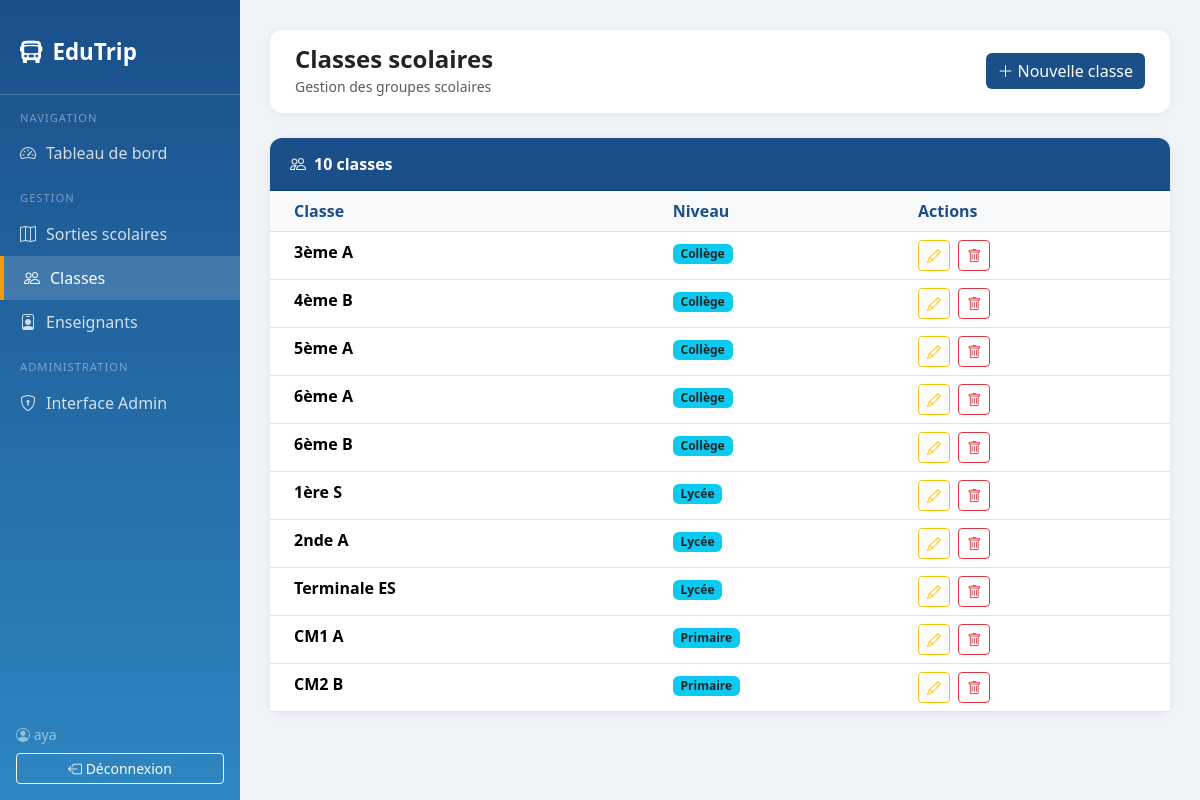
Screenshot of /classes/ (signed in) with the database file from the repository.
### sorties/models.py (models this page shows, shortened)
class Classe(models.Model):
    NIVEAUX = [
        ('Primaire', 'Primaire'),
        ('Collège', 'Collège'),
        ('Lycée', 'Lycée'),
    ]
    nom_classe = models.CharField(max_length=50, verbose_name="Nom de la classe")
    niveau = models.CharField(max_length=20, choices=NIVEAUX, verbose_name="Niveau")
    class Meta:
        verbose_name = "Classe"
        verbose_name_plural = "Classes"
        ordering = ['niveau', 'nom_classe']

### sorties/views.py (the view)
# urls.py: path('classes/', views.classe_liste, name='classe_liste'),
@login_required
def classe_liste(request):
    classes = Classe.objects.all()
    return render(request, 'sorties/classe_liste.html', {'classes': classes})

### sorties/templates/sorties/classe_liste.html (shortened to what this page needs)
{% extends 'sorties/base.html' %}
{% block page_titre %}Classes scolaires{% endblock %}
{% block page_sous_titre %}Gestion des groupes scolaires{% endblock %}
{% block topbar_action %}
<a href="{% url 'classe_creer' %}" class="btn btn-edu"><i class="bi bi-plus-lg me-1"></i>Nouvelle classe</a>
{% endblock %}
{% block content %}
<div class="card">
  <div class="card-header"><i class="bi bi-people me-2"></i>{{ classes.count }} classe{{ classes.count|pluralize }}</div>
  <div class="card-body p-0">
    {% if classes %}
    <table class="table table-hover mb-0">
      <thead><tr><th class="ps-4">Classe</th><th>Niveau</th><th>Actions</th></tr></thead>
      <tbody>
        {% for c in classes %}
        <tr>
          <td class="ps-4 fw-semibold">{{ c.nom_classe }}</td>
          <td><span class="badge bg-info text-dark">{{ c.niveau }}</span></td>
          <td>
            <a href="{% url 'classe_modifier' c.pk %}" class="btn btn-sm btn-outline-warning me-1"><i class="bi bi-pencil"></i></a>
            <a href="{% url 'classe_supprimer' c.pk %}" class="btn btn-sm btn-outline-danger"><i class="bi bi-trash"></i></a>
          </td>
        </tr>
        {% endfor %}
      </tbody>
    </table>
    {% else %}
    <div class="text-center text-muted py-5">
      <i class="bi bi-people" style="font-size:2.5rem;"></i>
      <p class="mt-3">Aucune classe enregistrée.</p>
      <a href="{% url 'classe_creer' %}" class="btn btn-edu">Ajouter une classe</a>
    </div>
    {% endif %}
  </div>
</div>
{% endblock %}

### sorties/templates/sorties/base.html (shortened to what this page needs)
<!DOCTYPE html>
<html lang="fr">
<head>
  <link href="https://cdn.jsdelivr.net/npm/bootstrap@5.3.2/dist/css/bootstrap.min.css" rel="stylesheet">
  <link href="https://cdn.jsdelivr.net/npm/bootstrap-icons@1.11.3/font/bootstrap-icons.min.css" rel="stylesheet">
</head>
<body>
<nav class="sidebar d-flex flex-column">
  <div class="brand">
    <i class="bi bi-bus-front-fill"></i> EduTrip
  </div>
  <div class="nav-section">Navigation</div>
  <a href="{% url 'dashboard' %}" class="nav-link {% if request.resolver_match.url_name == 'dashboard' %}active{% endif %}">
    <i class="bi bi-speedometer2"></i> Tableau de bord
  </a>
  <div class="nav-section">Gestion</div>
  <a href="{% url 'sortie_liste' %}" class="nav-link {% if 'sortie' in request.resolver_match.url_name %}active{% endif %}">
    <i class="bi bi-map"></i> Sorties scolaires
  </a>
  <a href="{% url 'classe_liste' %}" class="nav-link {% if 'classe' in request.resolver_match.url_name %}active{% endif %}">
    <i class="bi bi-people"></i> Classes
  </a>
  <a href="{% url 'enseignant_liste' %}" class="nav-link {% if 'enseignant' in request.resolver_match.url_name %}active{% endif %}">
    <i class="bi bi-person-badge"></i> Enseignants
  </a>
  {% if user.is_staff %}
  <div class="nav-section">Administration</div>
  <a href="/admin/" class="nav-link">
    <i class="bi bi-shield-lock"></i> Interface Admin
  </a>
  {% endif %}
  <div class="mt-auto p-3">
    <div class="text-white-50 small mb-2"><i class="bi bi-person-circle"></i> {{ user.get_full_name|default:user.username }}</div>
    <a href="{% url 'logout' %}" class="btn btn-sm btn-outline-light w-100">
      <i class="bi bi-box-arrow-left"></i> Déconnexion
    </a>
  </div>
</nav>
<div class="main-content">
  <div class="topbar">
    <div>
      <h4 class="mb-0 fw-bold text-dark">{% block page_titre %}EduTrip{% endblock %}</h4>
      <small class="text-muted">{% block page_sous_titre %}{% endblock %}</small>
    </div>
    <div>{% block topbar_action %}{% endblock %}</div>
  </div>
  {% block content %}{% endblock %}
</div>
</body>
</html>

### sorties/templates/sorties/base.html (style rules this page uses)
:root { --edu-primary: #1a4f8a; --edu-secondary: #2e86c1; --edu-accent: #f39c12; }
body { background-color: #f0f4f8; font-family: 'Segoe UI', sans-serif; }
.sidebar { min-height: 100vh; background: linear-gradient(180deg, var(--edu-primary) 0%, var(--edu-secondary) 100%); width: 240px; position: fixed; top: 0; left: 0; padding-top: 20px; z-index: 100; }
.sidebar .brand { color: #fff; font-size: 1.4rem; font-weight: 700; padding: 15px 20px 25px; border-bottom: 1px solid rgba(255,255,255,0.2); display: flex; align-items: center; gap: 10px; }
.sidebar .nav-link { color: rgba(255,255,255,0.8); padding: 10px 20px; border-radius: 0; transition: all 0.2s; display: flex; align-items: center; gap: 10px; }
.sidebar .nav-link:hover, .sidebar .nav-link.active { color: #fff; background-color: rgba(255,255,255,0.15); border-left: 4px solid var(--edu-accent); }
.sidebar .nav-section { color: rgba(255,255,255,0.4); font-size: 0.7rem; text-transform: uppercase; letter-spacing: 1px; padding: 15px 20px 5px; }
.main-content { margin-left: 240px; padding: 30px; }
.topbar { background: #fff; border-radius: 12px; padding: 15px 25px; margin-bottom: 25px; display: flex; justify-content: space-between; align-items: center; box-shadow: 0 2px 10px rgba(0,0,0,0.06); }
.card { border: none; border-radius: 12px; box-shadow: 0 2px 10px rgba(0,0,0,0.07); }
.card-header { background: var(--edu-primary); color: white; border-radius: 12px 12px 0 0 !important; font-weight: 600; padding: 14px 20px; }
.btn-edu { background-color: var(--edu-primary); color: white; border: none; }
.table th { background: #f8f9fa; font-weight: 600; color: var(--edu-primary); }

### rows the page displays
Classe: nom_classe "3ème A", niveau "Collège"
Classe: nom_classe "4ème B", niveau "Collège"
Classe: nom_classe "5ème A", niveau "Collège"
Classe: nom_classe "6ème A", niveau "Collège"
Classe: nom_classe "6ème B", niveau "Collège"
Classe: nom_classe "1ère S", niveau "Lycée"
Classe: nom_classe "2nde A", niveau "Lycée"
Classe: nom_classe "Terminale ES", niveau "Lycée"
Classe: nom_classe "CM1 A", niveau "Primaire"
Classe: nom_classe "CM2 B", niveau "Primaire"

### other values shown
{{ user.get_full_name|default:user.username }} "aya"
{{ classes.count }} "10"
